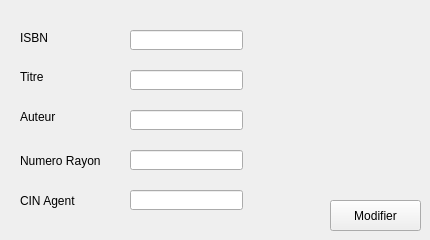
          <widget class="QWidget" name="tab_34">
           <attribute name="title">
            <string>Modifier un livre</string>
           </attribute>
           <widget class="QPushButton" name="pb_modifier">
            <property name="geometry">
             <rect>
              <x>330</x>
              <y>200</y>
              <width>91</width>
              <height>31</height>
             </rect>
            </property>
            <property name="text">
             <string>Modifier</string>
            </property>
           </widget>
           <widget class="QLineEdit" name="lineEdit_NumRayon_M">
            <property name="geometry">
             <rect>
              <x>130</x>
              <y>150</y>
              <width>113</width>
              <height>20</height>
             </rect>
            </property>
           </widget>
           <widget class="QLineEdit" name="lineEdit_CINA_Liv_M">
            <property name="geometry">
             <rect>
              <x>130</x>
              <y>190</y>
              <width>113</width>
              <height>20</height>
             </rect>
            </property>
           </widget>
           <widget class="QLabel" name="label_67">
            <property name="geometry">
             <rect>
              <x>20</x>
              <y>70</y>
              <width>47</width>
              <height>13</height>
             </rect>
            </property>
            <property name="text">
             <string>Titre</string>
            </property>
           </widget>
           <widget class="QLabel" name="label_78">
            <property name="geometry">
             <rect>
              <x>20</x>
              <y>190</y>
              <width>81</width>
              <height>21</height>
             </rect>
            </property>
            <property name="text">
             <string>CIN Agent</string>
            </property>
           </widget>
           <widget class="QLabel" name="label_77">
            <property name="geometry">
             <rect>
              <x>20</x>
              <y>150</y>
              <width>81</width>
              <height>21</height>
             </rect>
            </property>
            <property name="text">
             <string>Numero Rayon</string>
            </property>
           </widget>
           <widget class="QLabel" name="label_68">
            <property name="geometry">
             <rect>
              <x>20</x>
              <y>30</y>
              <width>61</width>
              <height>16</height>
             </rect>
            </property>
            <property name="text">
             <string>ISBN</string>
            </property>
           </widget>
           <widget class="QLineEdit" name="lineEdit_Author_M">
            <property name="geometry">
             <rect>
              <x>130</x>
              <y>110</y>
              <width>113</width>
              <height>20</height>
             </rect>
            </property>
           </widget>
           <widget class="QLineEdit" name="lineEdit_Title_M">
            <property name="geometry">
             <rect>
              <x>130</x>
              <y>70</y>
              <width>113</width>
              <height>20</height>
             </rect>
            </property>
           </widget>
           <widget class="QLineEdit" name="lineEdit_id_ISBN_M">
            <property name="geometry">
             <rect>
              <x>130</x>
              <y>30</y>
              <width>113</width>
              <height>20</height>
             </rect>
            </property>
           </widget>
           <widget class="QLabel" name="label_66">
            <property name="geometry">
             <rect>
              <x>20</x>
              <y>110</y>
              <width>47</width>
              <height>13</height>
             </rect>
            </property>
            <property name="text">
             <string>Auteur</string>
            </property>
           </widget>
          </widget>
